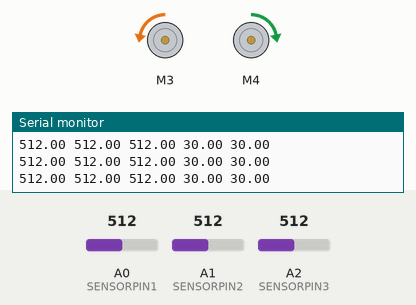
Simulated run of this program. Board: Arduino Uno, built with avr-gcc and run on an emulated ATmega328P. Shown: 2 × DC motor (green arrow = forward, orange = backward, longer = faster), the last lines printed to the serial monitor. The test bench sets the inputs (shaded band); at power-on: A0 (SENSORPIN1) = 512, A1 (SENSORPIN2) = 512, A2 (SENSORPIN3) = 512.

Above: at 1.2 s.
1.3 s: A0 (SENSORPIN1) set to 782
At 2.1 s:
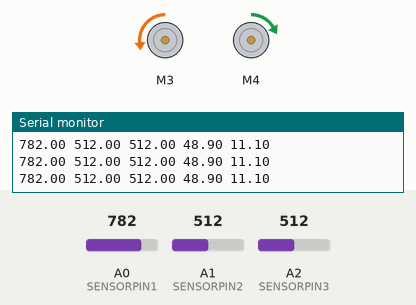
2.8 s: A0 (SENSORPIN1) set to 806
At 4.0 s:
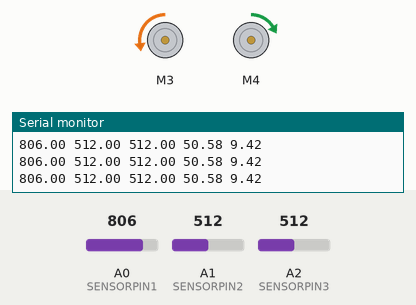
5.8 s: A1 (SENSORPIN2) set to 391
At 7.0 s:
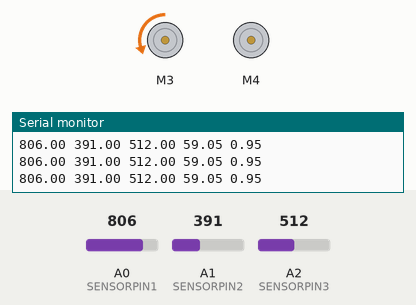
7.3 s: A1 (SENSORPIN2) set to 370
At 8.5 s:
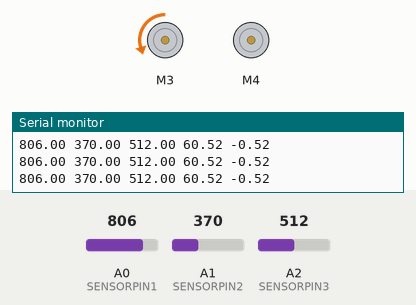
8.8 s: A1 (SENSORPIN2) set to 243
At 9.1 s:
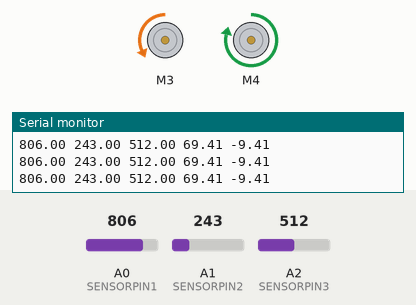
10.3 s: A1 (SENSORPIN2) set to 222
At 11.0 s:
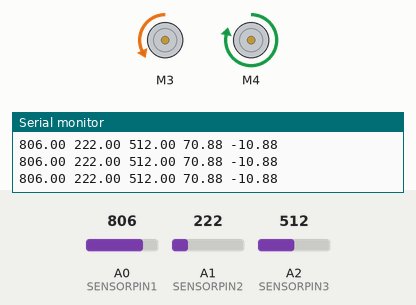
Timing chart, 0 to 12.8 s (numbered marks = the images above; inputs shaded):
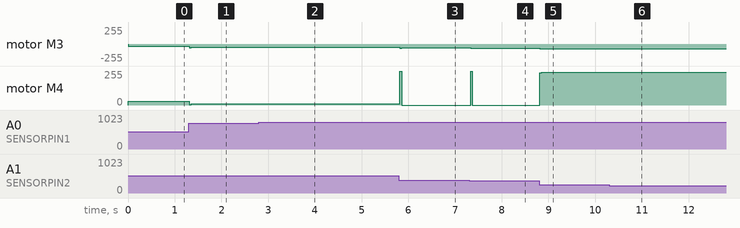

Measured:
- after the input at 1.3 s, motor M3: backward 30/255 → backward 48/255 at once; motor M4: forward 30/255 → forward 11/255 at once
- after the input at 2.8 s, motor M3: backward 48/255 → backward 50/255 at once; motor M4: forward 11/255 → forward 9/255 at once
- after the input at 5.8 s, motor M3: backward 50/255 → backward 59/255 at once; motor M4: forward 9/255 → stopped at once
- after the input at 7.3 s, motor M3: backward 59/255 → backward 60/255 at once; motor M4: stopped → forward 255/255 at once, → stopped 0.04 s later
- after the input at 8.8 s, motor M3: backward 60/255 → backward 69/255 at once; motor M4: stopped → forward 247/255 at once
- after the input at 10.3 s, motor M3: backward 69/255 → backward 70/255 at once; motor M4: forward 247/255 → forward 246/255 at once

The program:

main.cpp
```cpp
//#include <ArduinoJson.h>
#include <Adafruit_MotorShield.h>
#include <SPI.h>


#define SENSORPIN1 A0 // Left
#define SENSORPIN2 A1 // Right
#define SENSORPIN3 A2 // Middle
#define NUMREADINGS 3 // Number of readings to average

// Variables to store sensor readings
float S1Val;
float S2Val;
float S3Val;
float rightMotorSpeed;
float leftMotorSpeed;

float motorSpeed = 30;
float errorOffset = 30;
float middleSensorThresh = 100;
int errorDirection = 1;
float kP = 0.07;
float kI = 0.0000;
float kD = 0.03;

float consts[] = {motorSpeed, errorOffset, kP, kI, kD};

float P = 0;
float I = 0;
float D = 0;
float lastError = 0;
float pidSpeed = 0;


Adafruit_MotorShield AFMS = Adafruit_MotorShield();

Adafruit_DCMotor *motorRight = AFMS.getMotor(3);
Adafruit_DCMotor *motorLeft = AFMS.getMotor(4);


void driveForward() {
    motorRight->setSpeed(motorSpeed);
    motorLeft->setSpeed(motorSpeed);
    motorRight->run(BACKWARD);
    motorLeft->run(FORWARD);
}

void setup() {
    Serial.begin(9600);
    AFMS.begin();
    driveForward();
}

int getReadings(int sensorPin) {
    int senseTotal = 0;
    for (int i=0; i < NUMREADINGS; i++) {
        senseTotal+= analogRead(sensorPin);
    }
    return int(senseTotal/NUMREADINGS);
}

int getMidSensorReading() {
    int val = getReadings(SENSORPIN3);
    S3Val = val;
    if (val>middleSensorThresh){
        return 0;
    }
    return val;
}

void setErrorDirection(int outsideError) {
    if (outsideError >= errorOffset) {
        errorDirection = 1;
    }
    else if (outsideError <= -1*errorOffset) {
        errorDirection = -1;
    }
}

int getError() {
    S1Val = getReadings(SENSORPIN1);
    S2Val = getReadings(SENSORPIN2);
    int outsideError = S1Val - S2Val;
    setErrorDirection(outsideError);
    int error = (abs(outsideError) + getMidSensorReading()) * errorDirection;
    if (abs(error)<errorOffset) {
        return 0;
    }
    return error;
}

void updatePID(int error) {
    P = error;
    I += error;
    D = error-lastError;
    lastError=error;
}

void updateMotorSpeed() {
    pidSpeed = kP*P + kI*I + kD*D;
    pidSpeed = constrain(pidSpeed, -200+motorSpeed, 200-motorSpeed);
    rightMotorSpeed = motorSpeed + pidSpeed;
    leftMotorSpeed = motorSpeed - pidSpeed;
    motorRight->setSpeed(rightMotorSpeed);
    motorLeft->setSpeed(leftMotorSpeed);
    // Output data needed for plotting
}

void serialPrintGraphData() {
    Serial.print(S1Val);
    Serial.print(" ");
    Serial.print(S2Val);
    Serial.print(" ");
    Serial.print(S3Val);
    Serial.print(" ");
    Serial.print(rightMotorSpeed);
    Serial.print(" ");
    Serial.println(leftMotorSpeed);
}

void setConsts() {
    motorSpeed = consts[0];
    errorOffset = consts[1];
    kP = consts[2];
    kI = consts[3];
    kD = consts[4];
}

void updateFromSerial() {
    if (Serial.available() > 3) {
        int key = Serial.parseInt();
        float value = Serial.parseFloat();
        consts[key] = value;
    }
    setConsts();
}

void loop() {
    updatePID(getError());
    updateMotorSpeed();
    updateFromSerial();
    serialPrintGraphData();
}
```
